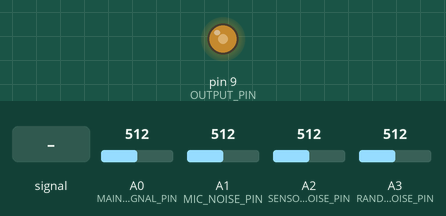
Recording of a sketch running on a simulated Arduino Uno, built with avr-gcc and run on an emulated ATmega328P. Parts: output pins drawn as LEDs (lit = HIGH). The inputs (shaded band) are chosen by the test bench; at power-on: A0 (MAIN_SIGNAL_PIN) = 512, A1 (MIC_NOISE_PIN) = 512, A2 (SENSOR_NOISE_PIN) = 512, A3 (RANDOM_NOISE_PIN) = 512.

Above: at 1.2 s.
1.3 s: A0 (MAIN_SIGNAL_PIN) fed a 200 Hz sine of ±81 counts around its level
4.3 s: A0 (MAIN_SIGNAL_PIN) fed a 50 Hz sine of ±306 counts around its level
At 4.49 s:
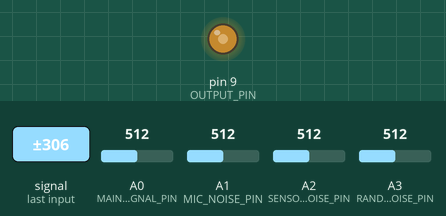
7.3 s: A0 (MAIN_SIGNAL_PIN) set to 716
9.6 s: A0 (MAIN_SIGNAL_PIN) set to 30
12.6 s: A1 (MIC_NOISE_PIN) fed a 2 Hz sine of ±306 counts around its level
At 13.02 s:
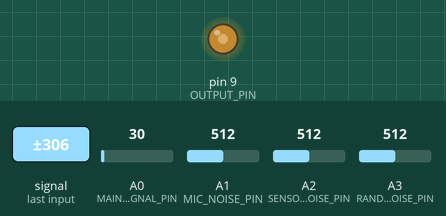
Timing chart, 0 to 16.6 s (numbered marks = the images above; inputs shaded):
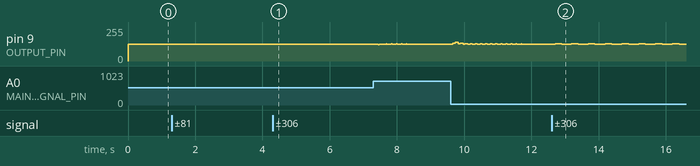

Measured:
- after the input at 4.3 s, pin 9 (OUTPUT_PIN): stays 127/255 (without the input it goes to 113/255 after 1.4 s)

The sketch:

ArduinoSignalProcessor.ino
```cpp
#include <Arduino.h>
#include "SignalProcessor.h"

const uint8_t MAIN_SIGNAL_PIN = A0;
const uint8_t MIC_NOISE_PIN = A1;
const uint8_t SENSOR_NOISE_PIN = A2;
const uint8_t RANDOM_NOISE_PIN = A3;
const uint8_t OUTPUT_PIN = 9;

SignalProcessor processor;

float analogToUnitFloat(uint8_t pin) {
    const int raw = analogRead(pin);
    return ((float)raw - 512.0f) / 512.0f;
}

int unitFloatToPwm(float sample) {
    const float clamped = signal_processor_clamp(sample, -1.0f, 1.0f);
    const float shifted = (clamped + 1.0f) * 127.5f;
    return (int)shifted;
}

void setup() {
    analogReference(DEFAULT);
    pinMode(OUTPUT_PIN, OUTPUT);

    signal_processor_init(&processor, 8000.0f, 80.0f, 3400.0f, 60.0f, 20.0f);
    signal_processor_set_reference_gains(&processor, 0.12f, 0.10f);
    signal_processor_set_noise_gate(&processor, 2.5f, 0.15f, 0.10f);
}

void loop() {
    SignalProcessorInput input;
    float cleaned;

    input.sample = analogToUnitFloat(MAIN_SIGNAL_PIN);
    input.microphone_noise_reference = analogToUnitFloat(MIC_NOISE_PIN);
    input.sensor_noise_reference = analogToUnitFloat(SENSOR_NOISE_PIN);
    input.random_noise_estimate = analogToUnitFloat(RANDOM_NOISE_PIN);

    cleaned = signal_processor_process(&processor, input);
    analogWrite(OUTPUT_PIN, unitFloatToPwm(cleaned));

    delayMicroseconds(125);
}
```

SignalProcessor.cpp
```cpp
#include "SignalProcessor.h"

#include <math.h>
#include <stddef.h>

#ifndef M_PI
#define M_PI 3.14159265358979323846
#endif

static float compute_one_pole_alpha(float cutoff_hz, float sample_rate_hz) {
    if (cutoff_hz <= 0.0f || sample_rate_hz <= 0.0f) {
        return 0.0f;
    }

    return expf(-2.0f * (float)M_PI * cutoff_hz / sample_rate_hz);
}

static void configure_notch(
    SignalProcessor *processor,
    float sample_rate_hz,
    float notch_hz,
    float notch_q
) {
    float omega;
    float alpha;
    float b0;
    float b1;
    float b2;
    float a0;
    float a1;
    float a2;

    processor->notch_b0 = 1.0f;
    processor->notch_b1 = 0.0f;
    processor->notch_b2 = 0.0f;
    processor->notch_a1 = 0.0f;
    processor->notch_a2 = 0.0f;

    if (notch_hz <= 0.0f || notch_q <= 0.0f || sample_rate_hz <= (2.0f * notch_hz)) {
        return;
    }

    omega = 2.0f * (float)M_PI * notch_hz / sample_rate_hz;
    alpha = sinf(omega) / (2.0f * notch_q);

    b0 = 1.0f;
    b1 = -2.0f * cosf(omega);
    b2 = 1.0f;
    a0 = 1.0f + alpha;
    a1 = -2.0f * cosf(omega);
    a2 = 1.0f - alpha;

    processor->notch_b0 = b0 / a0;
    processor->notch_b1 = b1 / a0;
    processor->notch_b2 = b2 / a0;
    processor->notch_a1 = a1 / a0;
    processor->notch_a2 = a2 / a0;
}

float signal_processor_clamp(float value, float minimum, float maximum) {
    if (value < minimum) {
        return minimum;
    }
    if (value > maximum) {
        return maximum;
    }
    return value;
}

void signal_processor_init(
    SignalProcessor *processor,
    float sample_rate_hz,
    float highpass_hz,
    float lowpass_hz,
    float notch_hz,
    float notch_q
) {
    if (processor == NULL) {
        return;
    }

    processor->sample_rate_hz = sample_rate_hz;

    processor->dc_alpha = compute_one_pole_alpha(10.0f, sample_rate_hz);
    processor->dc_state = 0.0f;
    processor->dc_previous_input = 0.0f;

    processor->ambient_adapt = 0.08f;
    processor->sensor_adapt = 0.08f;
    processor->ambient_reference_state = 0.0f;
    processor->sensor_reference_state = 0.0f;

    processor->hp_alpha = compute_one_pole_alpha(highpass_hz, sample_rate_hz);
    processor->hp_state = 0.0f;
    processor->hp_previous_input = 0.0f;

    processor->lp_alpha = compute_one_pole_alpha(lowpass_hz, sample_rate_hz);
    processor->lp_state = 0.0f;

    processor->notch_x1 = 0.0f;
    processor->notch_x2 = 0.0f;
    processor->notch_y1 = 0.0f;
    processor->notch_y2 = 0.0f;
    configure_notch(processor, sample_rate_hz, notch_hz, notch_q);

    processor->smoother_alpha = 0.20f;
    processor->smoother_state = 0.0f;

    processor->noise_floor_alpha = 0.005f;
    processor->noise_floor = 0.0f;
    processor->gate_threshold = 2.5f;
    processor->gate_release = 0.15f;
    processor->gain_floor = 0.10f;
}

void signal_processor_set_reference_gains(
    SignalProcessor *processor,
    float microphone_reference_gain,
    float sensor_reference_gain
) {
    if (processor == NULL) {
        return;
    }

    processor->ambient_adapt = signal_processor_clamp(microphone_reference_gain, 0.0f, 1.0f);
    processor->sensor_adapt = signal_processor_clamp(sensor_reference_gain, 0.0f, 1.0f);
}

void signal_processor_set_noise_gate(
    SignalProcessor *processor,
    float threshold_multiplier,
    float release,
    float gain_floor
) {
    if (processor == NULL) {
        return;
    }

    processor->gate_threshold = signal_processor_clamp(threshold_multiplier, 1.0f, 10.0f);
    processor->gate_release = signal_processor_clamp(release, 0.0f, 1.0f);
    processor->gain_floor = signal_processor_clamp(gain_floor, 0.0f, 1.0f);
}

static float remove_dc_offset(SignalProcessor *processor, float sample) {
    float filtered = sample - processor->dc_previous_input + processor->dc_alpha * processor->dc_state;
    processor->dc_previous_input = sample;
    processor->dc_state = filtered;
    return filtered;
}

static float subtract_reference_noise(
    float sample,
    float reference_sample,
    float adapt,
    float *reference_state
) {
    float tracked_reference = (0.95f * (*reference_state)) + (0.05f * reference_sample);
    *reference_state = tracked_reference;
    return sample - (adapt * tracked_reference);
}

static float apply_highpass(SignalProcessor *processor, float sample) {
    float output = processor->hp_alpha * (processor->hp_state + sample - processor->hp_previous_input);
    processor->hp_previous_input = sample;
    processor->hp_state = output;
    return output;
}

static float apply_lowpass(SignalProcessor *processor, float sample) {
    float output = (1.0f - processor->lp_alpha) * sample + processor->lp_alpha * processor->lp_state;
    processor->lp_state = output;
    return output;
}

static float apply_notch(SignalProcessor *processor, float sample) {
    float output =
        processor->notch_b0 * sample +
        processor->notch_b1 * processor->notch_x1 +
        processor->notch_b2 * processor->notch_x2 -
        processor->notch_a1 * processor->notch_y1 -
        processor->notch_a2 * processor->notch_y2;

    processor->notch_x2 = processor->notch_x1;
    processor->notch_x1 = sample;
    processor->notch_y2 = processor->notch_y1;
    processor->notch_y1 = output;

    return output;
}

static float suppress_random_noise(
    SignalProcessor *processor,
    float sample,
    float random_noise_estimate
) {
    float noise_magnitude = fabsf(random_noise_estimate);
    float signal_magnitude = fabsf(sample);
    float gain = 1.0f;

    processor->noise_floor =
        ((1.0f - processor->noise_floor_alpha) * processor->noise_floor) +
        (processor->noise_floor_alpha * noise_magnitude);

    if (signal_magnitude < (processor->noise_floor * processor->gate_threshold)) {
        gain = processor->gain_floor;
    } else if (signal_magnitude < (processor->noise_floor * (processor->gate_threshold + 1.0f))) {
        float numerator = signal_magnitude - (processor->noise_floor * processor->gate_threshold);
        float denominator = processor->noise_floor + 1e-6f;
        float ramp = signal_processor_clamp(numerator / denominator, 0.0f, 1.0f);
        gain = processor->gain_floor + ((1.0f - processor->gain_floor) * ramp);
    }

    sample *= gain;
    sample -= 0.5f * random_noise_estimate;

    processor->smoother_state =
        ((1.0f - processor->smoother_alpha) * processor->smoother_state) +
        (processor->smoother_alpha * sample);

    return ((1.0f - processor->gate_release) * sample) +
           (processor->gate_release * processor->smoother_state);
}

float signal_processor_process(
    SignalProcessor *processor,
    SignalProcessorInput input
) {
    float sample;

    if (processor == NULL) {
        return 0.0f;
    }

    sample = input.sample;
    sample = remove_dc_offset(processor, sample);
    sample = subtract_reference_noise(
        sample,
        input.microphone_noise_reference,
        processor->ambient_adapt,
        &processor->ambient_reference_state
    );
    sample = subtract_reference_noise(
        sample,
        input.sensor_noise_reference,
        processor->sensor_adapt,
        &processor->sensor_reference_state
    );
    sample = apply_highpass(processor, sample);
    sample = apply_lowpass(processor, sample);
    sample = apply_notch(processor, sample);
    sample = suppress_random_noise(processor, sample, input.random_noise_estimate);

    return signal_processor_clamp(sample, -1.0f, 1.0f);
}

float signal_processor_process_sample(
    SignalProcessor *processor,
    float raw_sample
) {
    SignalProcessorInput input;

    input.sample = raw_sample;
    input.microphone_noise_reference = 0.0f;
    input.sensor_noise_reference = 0.0f;
    input.random_noise_estimate = 0.0f;

    return signal_processor_process(processor, input);
}
```

SignalProcessor.h
```cpp
#ifndef SIGNAL_PROCESSOR_H
#define SIGNAL_PROCESSOR_H

#ifdef __cplusplus
extern "C" {
#endif

typedef struct {
    float sample_rate_hz;

    float dc_alpha;
    float dc_state;
    float dc_previous_input;

    float ambient_adapt;
    float sensor_adapt;
    float ambient_reference_state;
    float sensor_reference_state;

    float hp_alpha;
    float hp_state;
    float hp_previous_input;

    float lp_alpha;
    float lp_state;

    float notch_b0;
    float notch_b1;
    float notch_b2;
    float notch_a1;
    float notch_a2;
    float notch_x1;
    float notch_x2;
    float notch_y1;
    float notch_y2;

    float smoother_alpha;
    float smoother_state;

    float noise_floor_alpha;
    float noise_floor;
    float gate_threshold;
    float gate_release;
    float gain_floor;
} SignalProcessor;

typedef struct {
    float sample;
    float microphone_noise_reference;
    float sensor_noise_reference;
    float random_noise_estimate;
} SignalProcessorInput;

void signal_processor_init(
    SignalProcessor *processor,
    float sample_rate_hz,
    float highpass_hz,
    float lowpass_hz,
    float notch_hz,
    float notch_q
);

void signal_processor_set_reference_gains(
    SignalProcessor *processor,
    float microphone_reference_gain,
    float sensor_reference_gain
);

void signal_processor_set_noise_gate(
    SignalProcessor *processor,
    float threshold_multiplier,
    float release,
    float gain_floor
);

float signal_processor_process(
    SignalProcessor *processor,
    SignalProcessorInput input
);

float signal_processor_process_sample(
    SignalProcessor *processor,
    float raw_sample
);

float signal_processor_clamp(float value, float minimum, float maximum);

#ifdef __cplusplus
}
#endif

#endif
```
